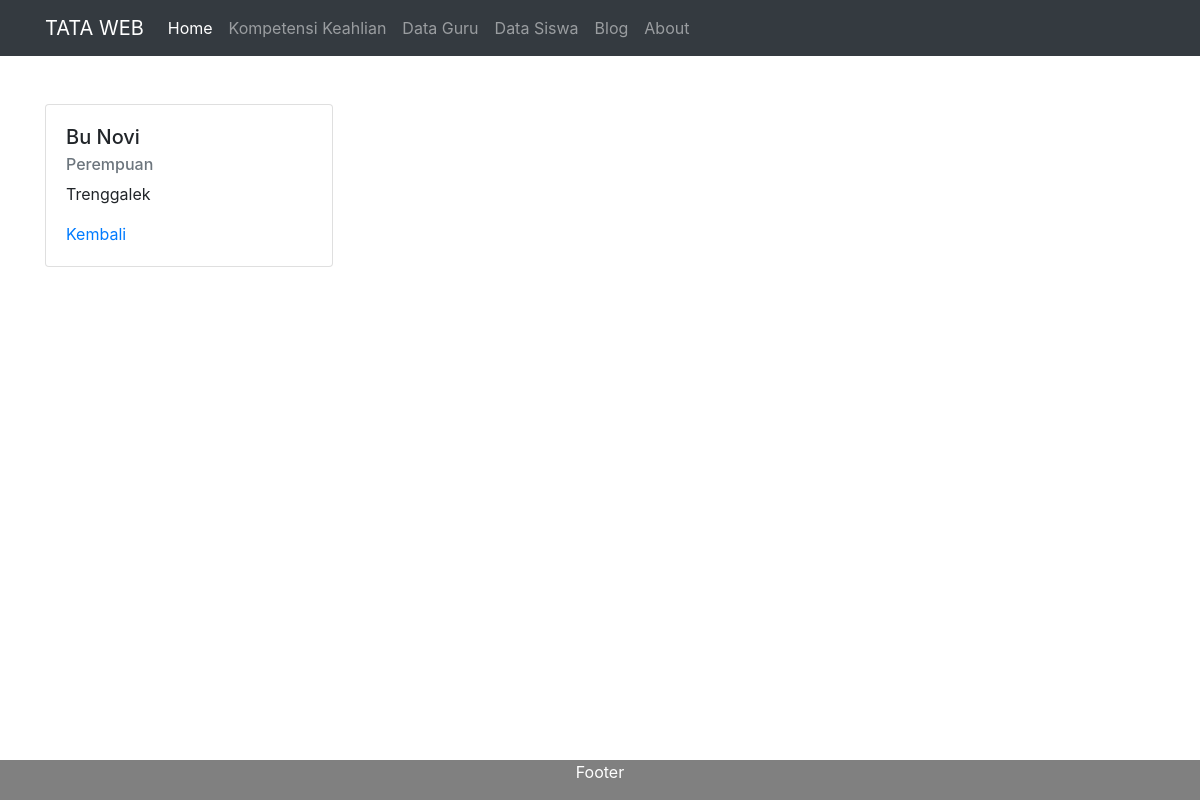
The page /public/guru/detail/1 on the database its author committed.
### tables this page shows
CREATE TABLE `data_guru` (
  `id` int(11) NOT NULL,
  `nama` varchar(225) NOT NULL,
  `jenis_kelamin` varchar(225) NOT NULL,
  `alamat` varchar(225) NOT NULL
);

### app/core/Controller.php (called while the page is built, shortened)
<?php
class Controller {
    public function view($view, $data = []) {
        require_once "../app/view/" . $view . '.php';
    }
    public function model($model) {
        return new $model;
    }
}

### app/controller/Guru.php (called while the page is built, shortened)
<?php
class Guru extends Controller{
    public function detail($id)
    {
        $data['judul'] = "Guru";
        $data['guru'] = $this->model("Guru_model")->getBlogById($id);
        $this->view('guru/detail', $data);
    }
}

### app/core/App.php (called while the page is built, shortened)
<?php
class app {
    protected $method = "index";
    protected $params = [];
    public function __construct()
    {
        $url = $this->parseURL();
        if (file_exists('../app/controller/'. $url [0].'.php')) {
            unset($url[0]);
        }
            $this->controller = new
            $this->controller;
        if(isset($url[1]))
        {
            if(method_exists($this->controller,$url[1])) {
                $this->method= $url[1];
                unset($url[1]);
            }
        }
        if(!empty($url)) {
            $this->params = array_values($url);
        }
        call_user_func_array(
            [$this->controller, $this->method],
            $this->params
        );
    }
    public function parseURL()
    {
        if(isset($_GET['url'])) {
            $url = rtrim($_GET['url'], "/");
            $url = filter_var($url, FILTER_SANITIZE_URL);
            $url = explode('/', $url);
            return $url;
        }
    }
}

### public/index.php (called while the page is built, shortened)
<?php
$app = new App;

### app/core/Database.php (called while the page is built, shortened)
<?php
class Database{
 private $host = DB_HOST;
 private $user = DB_USER;
 private $pass = DB_PASS;
 private $db_name = DB_NAME;
 private $dbh;
 private $stmt;
 public function __construct()
 {
 $dsn = "mysql:host=" . $this->host . ";dbname=" . $this->db_name;
 $option = [
 PDO::ATTR_PERSISTENT => true,
 PDO::ATTR_ERRMODE => PDO::ERRMODE_EXCEPTION
 ];
 try {
 $this->dbh = new PDO($dsn, $this->user, $this->pass, $option);
 } catch (PDOException $e) {
 die($e->getMessage());
 }
 }
 public function query($query)
 {
 $this->stmt = $this->dbh->prepare($query);
 }
 public function bind($param, $value, $type = null)
 {
 if (is_null($type)) {
 switch (true) {
 default:
 $type = PDO::PARAM_STR;
 break;
 }
 }
 $this->stmt->bindValue($param, $value, $type);
 }
 public function execute()
 {
    $this->stmt->execute();
 }
 public function resultSingle()
 {
 $this->execute();
 return $this->stmt->fetch(PDO::FETCH_ASSOC);
 }
}

### app/model/Guru_model.php (called while the page is built, shortened)
<?php
class Guru_model {
    private $table = 'data_guru';
    private $db;
    public function __construct() {
        $this->db = new Database;
    }
    public function getBlogById($id) {
        $this->db->query("SELECT * FROM " . $this->table . ' WHERE id=:id' );
        $this->db->bind('id' , $id);
        return $this->db->resultSingle();
    }
}

### app/view/guru/detail.php (the view)
<body>
    <div class="container mt-5">
        <div class="card" style="width: 18rem;">
            <div class="card-body">
                <h5 class="card-title"><?= $data['guru']['nama']; ?></h5>
                <h6 class="card-subtitle mb-2 text-muted"><?= $data['guru']['jenis_kelamin']; ?></h6>
                <p class="card-text"><?= $data['guru']['alamat']; ?></p>
                <a href="<?= BASE_URL; ?>/guru" class="card-link">Kembali</a>
            </div>
        </div>
    </div>
</body>

### rows shown on the page
data_guru: nama "Bu Novi", jenis_kelamin "Perempuan", alamat "Trenggalek"
